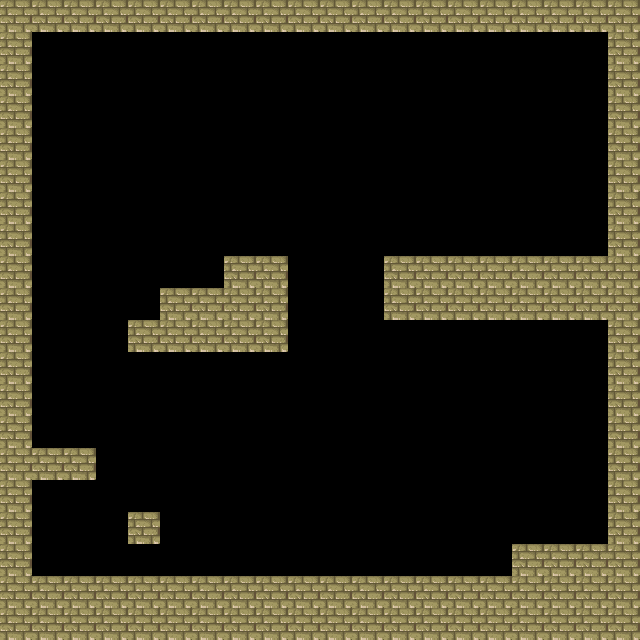

This game map was drawn from its Tiled (.tmx) file and the tilesets committed beside it. A one-line description and the trimmed map source follow:
An orthogonal 20x20 tile map with 32x32 px tiles, 1 tile layer (background) and 9 objects (7x fixture, body, object).

<map version="1.0" orientation="orthogonal" renderorder="right-down" width="20" height="20" tilewidth="32" tileheight="32" nextobjectid="52">
 <tileset firstgid="1" name="terrain" tilewidth="32" tileheight="32" spacing="2" margin="2" tilecount="3">
  <image source="terrain.png" trans="ff00ff" width="128" height="64" />
 </tileset>
 <layer name="background" width="20" height="20">
  <data>[400 cells, 125 non-empty, 1 distinct tile ids]</data>
 </layer>
 <objectgroup name="box2D">
  <object id="20" name="box" type="fixture" x="609" y="542">
   <properties>
    <property name="body" value="ground" />
   </properties>
   <polyline points="0,0 -97,1 -98,34 -577,33" />
  </object>
  <object id="41" name="ground" type="body" x="519" y="552" width="24" height="30">
   <properties>
    <property name="bodyType" value="StaticBody" />
   </properties>
  </object>
  <object id="42" name="box" type="fixture" x="128" y="512" width="32" height="32">
   <properties>
    <property name="body" value="ground" />
   </properties>
  </object>
  <object id="43" name="box" type="fixture" x="32" y="448" width="64" height="32">
   <properties>
    <property name="body" value="ground" />
   </properties>
  </object>
  <object id="45" name="box" type="fixture" x="160" y="288" width="128" height="64">
   <properties>
    <property name="body" value="ground" />
   </properties>
  </object>
  <object id="46" name="box" type="fixture" x="224" y="256" width="64" height="32">
   <properties>
    <property name="body" value="ground" />
   </properties>
  </object>
  <object id="47" name="box" type="fixture" x="384" y="256" width="224" height="64">
   <properties>
    <property name="body" value="ground" />
   </properties>
  </object>
  <object id="48" name="box" type="fixture" x="128" y="320" width="32" height="32">
   <properties>
    <property name="body" value="ground" />
   </properties>
  </object>
  <object id="51" name="environment" type="object" x="608" y="544">
   <polyline points="0,0 0,-512 -576,-512 -576,32" />
  </object>
 </objectgroup>
</map>
